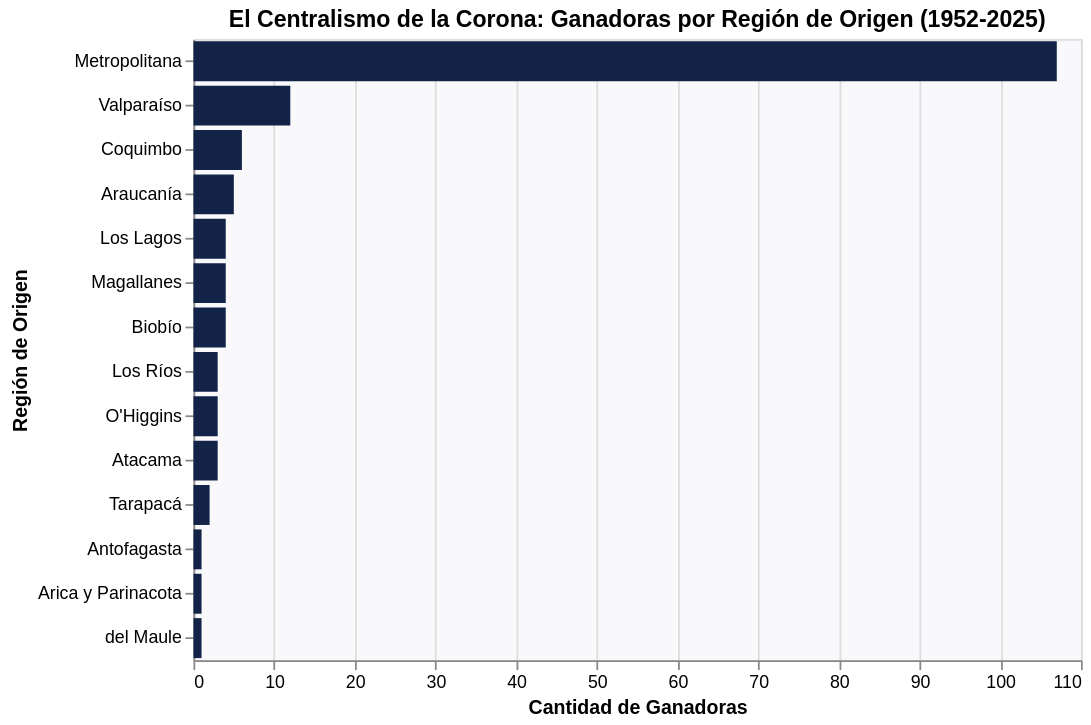

Here is the notebook cell this chart was saved with:
### Code cell
import pandas as pd
import altair as alt

df = pd.read_csv('base_miss_chile_unificada.csv')

grafico_geografico = alt.Chart(df).mark_bar(color='#122347').encode( # <-- Azul Marino
    x=alt.X('count():Q', title='Cantidad de Ganadoras'),
    y=alt.Y('Región:N', title='Región de Origen', sort='-x'),
    tooltip=[
        alt.Tooltip('Región:N', title='Región'),
        alt.Tooltip('count():Q', title='Cantidad de Ganadoras')
    ]
).properties(
    title='El Centralismo de la Corona: Ganadoras por Región de Origen (1952-2025)',
    width=500, height=350
).configure_view(
    fill='#F9F9FB'
)

grafico_geografico.display()
grafico_geografico.save('grafico_geografico_regiones.html')

### Figure 1 — Vega-Lite specification as saved in the notebook (floating-point values rounded to 4 significant figures; data arrays with more than 128 entries replaced by an {"elided": "..."} marker saying what was removed)
{"config": {"view": {"continuousWidth": 300, "continuousHeight": 300, "fill": "#F9F9FB"}}, "data": {"name": "data-c8c05e6322e1903b927aff09c5e910ec"}, "mark": {"type": "bar", "color": "#122347"}, "encoding": {"tooltip": [{"field": "Región", "title": "Región", "type": "nominal"}, {"aggregate": "count", "title": "Cantidad de Ganadoras", "type": "quantitative"}], "x": {"aggregate": "count", "title": "Cantidad de Ganadoras", "type": "quantitative"}, "y": {"field": "Región", "sort": "-x", "title": "Región de Origen", "type": "nominal"}}, "height": 350, "title": "El Centralismo de la Corona: Ganadoras por Región de Origen (1952-2025)", "width": 500, "$schema": "https://vega.github.io/schema/vega-lite/v5.20.1.json", "datasets": {"data-c8c05e6322e1903b927aff09c5e910ec": {"elided": "156 records"}}}
